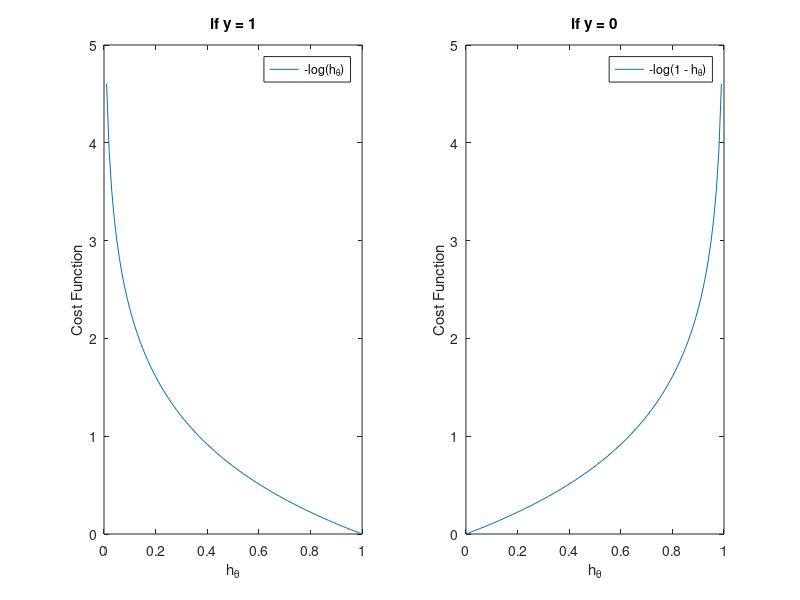

The MATLAB script that drew this image:
close all; clear; clc;

x = 0:0.01:1;
subplot(1,2,1);
plot(x, -log(x));
xlabel('h_\theta');
ylabel('Cost Function');
title('if y = 1');
legend('-log(h_\theta)');

subplot(1,2,2);
plot(x, -log(1-x));
xlabel('h_\theta');
ylabel('Cost Function');
title('if y = 0');
legend('-log(1 - h_\theta)');

print('convexFunction.png','-dpng');
